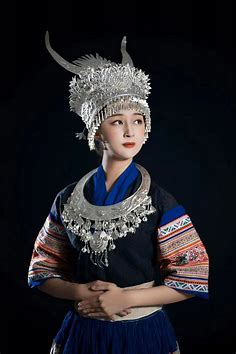
#> input picture res/bar_miao_clothing.jpg, 236 x 354 px
$ python cv234_adaptiveThreshold.py
#> lines starting #> are read from the running program, lines starting #| are printed output that depends on the picture; after the words box and inside, x2 and y2 are one past the last pixel; in counts of white or black regions, pixels touching at a corner belong together
# 自适应阈值化处理
"""
前面讲解的是固定值阈值化处理方法，而当同一幅图像上的不同部分具有不
同亮度时，上述方法就不在适用。此时需要采用自适应阈值化处理方法，根据图
像上的每一个小区域，计算与其对应的阈值，从而使得同一幅图像上的不同区域
采用不同的阈值，在亮度不同的情况下得到更好的结果。自适应阈值化处理在
OpenCV 中调用 cv2.adaptiveThreshold()函数实现，其原型如下所示
dst = adaptiveThreshold(src, maxValue, adaptiveMethod,thresholdType, blockSize, C[, dst])
src 表示输入图像
 dst 表示输出的阈值化处理后的图像，其类型和尺寸需与 src 一致
 maxValue 表示给像素赋的满足条件的最大值
 adaptiveMethod 表示要适用的自适应阈值算法，常见取值包括
ADAPTIVE_THRESH_MEAN_C（阈值取邻域的平均值） 或
ADAPTIVE_THRESH_GAUSSIAN_C（阈值取自邻域的加权
和平均值，权重分布为一个高斯函数分布）
 thresholdType 表 示 阈 值 类 型 ， 取 值 必 须 为
THRESH_BINARY 或 THRESH_BINARY_INV
 blockSize 表示计算阈值的像素邻域大小，取值为 3、5、7 等
 C 表示一个常数，阈值等于平均值或者加权平均值减去这个常数
"""

import cv2
import numpy as np
import matplotlib.pyplot as plt
import matplotlib

def adaptviteThreshold():
    # 读取图像
    img = cv2.imread('res/bar_miao_clothing.jpg')
#> img is the input picture: shape (354, 236, 3); mean B, G, R 39.1, 34.3, 35.4
    # 图像灰度化处理
    grayImage = cv2.cvtColor(img, cv2.COLOR_BGR2GRAY)
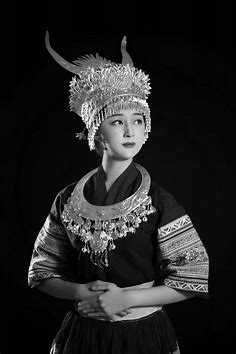
#> grayImage: shape (354, 236); min 0, max 255, mean 35.1

    # 固定值阈值化处理
    r, thresh1 = cv2.threshold(grayImage, 127, 255, cv2.THRESH_BINARY)
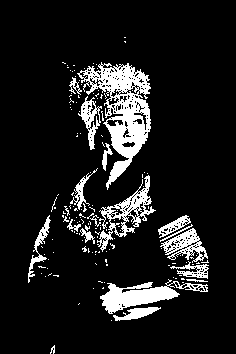
#> thresh1: shape (354, 236); 11.5% white; 150 white regions (132 under 20 px), largest, box (x1, y1, x2, y2) and area: (77, 62, 151, 190) 3468, (100, 279, 208, 314) 1478, (97, 175, 156, 252) 1151

    # 自适应阈值化处理 方法一
    thresh2 = cv2.adaptiveThreshold(grayImage, 255,
                                    cv2.ADAPTIVE_THRESH_MEAN_C,
                                    cv2.THRESH_BINARY,
                                    11, 2)
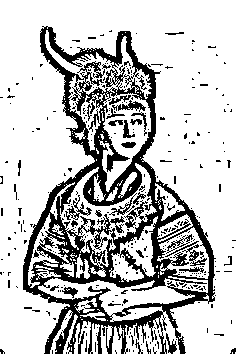
#> thresh2: shape (354, 236); 75.8% white; 331 black regions (296 under 20 px), largest, box (x1, y1, x2, y2) and area: (23, 26, 216, 354) 16900, (65, 195, 92, 220) 182, (112, 100, 146, 112) 165

    # 自适应阈值化处理 方法二
    thresh3 = cv2.adaptiveThreshold(grayImage, 255,
                                    cv2.ADAPTIVE_THRESH_GAUSSIAN_C,
                                    cv2.THRESH_BINARY,
                                    11, 2)
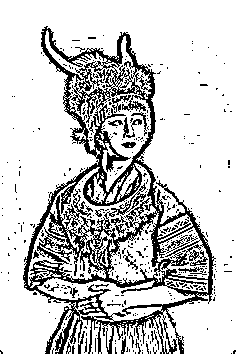
#> thresh3: shape (354, 236); 79.1% white; black in thin lines or dots
    # 设置字体
    matplotlib.rcParams['font.sans-serif'] = ['SimHei']
    # 显示图像
    titles = ['灰度图像', '全局阈值', '自适应平均阈值', '自适应高斯阈值']
    images = [grayImage, thresh1, thresh2, thresh3]
    for i in range(4):
        plt.subplot(2, 2, i + 1)
        plt.imshow(images[i], 'gray')
        plt.title(titles[i])
        plt.xticks([]), plt.yticks([])
    plt.show()

adaptviteThreshold()
